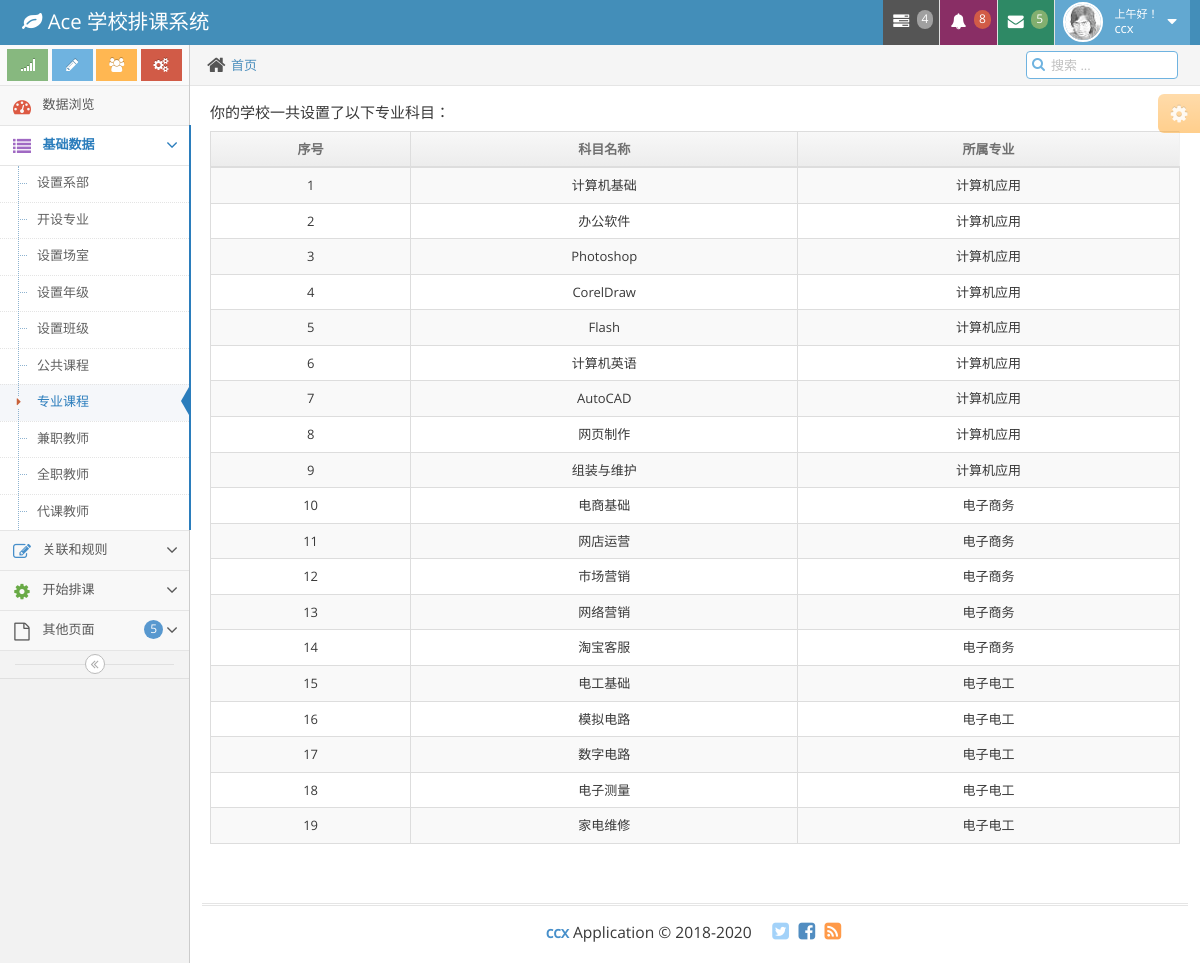
/mydata/6 (signed in), run on the app's committed database.
### apps/mydata/models.py (models this page shows)
class Profess_subjects(models.Model):
	ms_name = models.CharField(max_length=30) #专业科目名字
	ms_pf_name = models.CharField(max_length=30) #所属专业

### apps/mydata/views.py (the view)
@method_decorator(Check_Login,name='dispatch')
class Show(ListView):
	model = models.Department

### apps/users/views.py (called while the page is built)
def Check_Login(func):  #自定义登录验证装饰器
	def warpper(request):
		username = request.session.get('username')
		if username:
			return func(request)
		else:
			return render(request,'users/login.html')
	return warpper

### apps/mydata/templates/mydata/profess_subjects_list.html (shortened to what this page needs)
{% extends "base.html" %}
{% block menu %}
	{% include 'menu.html' %}
{% endblock%}
{% block content %}
	<p><H5>你的学校一共设置了以下专业科目：</H5></p>
	<table id="depart-table" class="table table-striped table-bordered table-hover">
		<thead>
			<tr>
				<th class="center">序号</th>
				<th class="center">科目名称</th>
				<th class="center">所属专业</th>
			</tr>
		</thead>
		<tbody>
			{% for msubline in object_list %}
			<tr>
				<td class="center">{{ msubline.id }}</td>
				<td class="center">{{ msubline.ms_name }}</td>
				<td class="center">{{ msubline.ms_pf_name }}</td>
			</tr>
			{% endfor %}
		</tbody>
	</table>
{% endblock %}

### templates/base.html (shortened to what this page needs)
<!DOCTYPE html>
<html lang="en">
	<head>
		{% load staticfiles %}
		<link rel="stylesheet" href="{%static 'css/bootstrap.min.css'%}" />
		<link rel="stylesheet" href="{%static 'font-awesome/4.5.0/css/font-awesome.min.css'%}" />
		<link rel="stylesheet" href="{%static 'css/ace.min.css'%}" class="ace-main-stylesheet" id="main-ace-style" />
		<link rel="stylesheet" href="{%static 'css/ace-skins.min.css'%}" />
		<link rel="stylesheet" href="{%static 'css/ace-rtl.min.css'%}" />
	</head>
	<body class="no-skin">
		<div id="navbar" class="navbar navbar-default          ace-save-state">
			<div class="navbar-container ace-save-state" id="navbar-container">
				<div class="navbar-header pull-left">
					<a href="{% url 'index' %}" class="navbar-brand">
						<small>
							<i class="fa fa-leaf"></i>
							Ace 学校排课系统
						</small>
					</a>
				</div>
				<div class="navbar-buttons navbar-header pull-right" role="navigation">
					<ul class="nav ace-nav">
						<li class="grey dropdown-modal">
							<a data-toggle="dropdown" class="dropdown-toggle" href="#">
								<i class="ace-icon fa fa-tasks"></i>
								<span class="badge badge-grey">4</span>
							</a>
						</li>
						<li class="purple dropdown-modal">
							<a data-toggle="dropdown" class="dropdown-toggle" href="#">
								<i class="ace-icon fa fa-bell icon-animated-bell"></i>
								<span class="badge badge-important">8</span>
							</a>
						</li>
						<li class="green dropdown-modal">
							<a data-toggle="dropdown" class="dropdown-toggle" href="#">
								<i class="ace-icon fa fa-envelope icon-animated-vertical"></i>
								<span class="badge badge-success">5</span>
							</a>
						</li>
						<li class="light-blue dropdown-modal">
							<a data-toggle="dropdown" href="#" class="dropdown-toggle">
								<img class="nav-user-photo" src="{%static 'images/avatars/user.jpg'%}" alt="Jason's Photo" />
								<span class="user-info">
									<small>
									</small>
										{{ user.username }}
								</span>
								<i class="ace-icon fa fa-caret-down"></i>
							</a>
						</li>
					</ul>
				</div>
			</div>
		</div>
		<div class="main-container ace-save-state" id="main-container">
			<div id="sidebar" class="sidebar                  responsive                    ace-save-state">
				<div class="sidebar-shortcuts" id="sidebar-shortcuts">
					<div class="sidebar-shortcuts-large" id="sidebar-shortcuts-large">
						<button class="btn btn-success">
							<i class="ace-icon fa fa-signal"></i>
						</button>
						<button class="btn btn-info">
							<i class="ace-icon fa fa-pencil"></i>
						</button>
						<button class="btn btn-warning">
							<i class="ace-icon fa fa-users"></i>
						</button>
						<button class="btn btn-danger">
							<i class="ace-icon fa fa-cogs"></i>
						</button>
					</div>
				</div>
				{% block menu %}{% endblock%}
						<div class="nav-search" id="nav-search">
							<form class="form-search">
								<span class="input-icon">
									<input type="text" placeholder="搜索 ..." class="nav-search-input" id="nav-search-input" autocomplete="off" />
									<i class="ace-icon fa fa-search nav-search-icon"></i>
								</span>
							</form>
						</div>
					</div>
					<div class="page-content">
						<div class="ace-settings-container" id="ace-settings-container">
							<div class="btn btn-app btn-xs btn-warning ace-settings-btn" id="ace-settings-btn">
								<i class="ace-icon fa fa-cog bigger-130"></i>
							</div>
						</div>
						<div class="row">
							<div class="col-xs-12">
								{% block content %}{% endblock %}
							</div>
						</div>
					</div>
				</div>
			</div>
			<div class="footer">
				<div class="footer-inner">
					<div class="footer-content">
						<span class="bigger-120">
							<span class="blue bolder">ccx</span>
							Application &copy; 2018-2020
						</span>
						<span class="action-buttons">
							<a href="#">
								<i class="ace-icon fa fa-twitter-square light-blue bigger-150"></i>
							</a>
							<a href="#">
								<i class="ace-icon fa fa-facebook-square text-primary bigger-150"></i>
							</a>
							<a href="#">
								<i class="ace-icon fa fa-rss-square orange bigger-150"></i>
							</a>
						</span>
					</div>
				</div>
			</div>
		</div>
	</body>
</html>

### data on the page
Profess_subjects: id "1", ms_name "计算机基础", ms_pf_name "计算机应用"
Profess_subjects: id "2", ms_name "办公软件", ms_pf_name "计算机应用"
Profess_subjects: id "3", ms_name "Photoshop", ms_pf_name "计算机应用"
Profess_subjects: id "4", ms_name "CorelDraw", ms_pf_name "计算机应用"
Profess_subjects: id "5", ms_name "Flash", ms_pf_name "计算机应用"
Profess_subjects: id "6", ms_name "计算机英语", ms_pf_name "计算机应用"
Profess_subjects: id "7", ms_name "AutoCAD", ms_pf_name "计算机应用"
Profess_subjects: id "8", ms_name "网页制作", ms_pf_name "计算机应用"
Profess_subjects: id "9", ms_name "组装与维护", ms_pf_name "计算机应用"
Profess_subjects: id "10", ms_name "电商基础", ms_pf_name "电子商务"
Profess_subjects: id "11", ms_name "网店运营", ms_pf_name "电子商务"
Profess_subjects: id "12", ms_name "市场营销", ms_pf_name "电子商务"
Profess_subjects: id "13", ms_name "网络营销", ms_pf_name "电子商务"
Profess_subjects: id "14", ms_name "淘宝客服", ms_pf_name "电子商务"
Profess_subjects: id "15", ms_name "电工基础", ms_pf_name "电子电工"
Profess_subjects: id "16", ms_name "模拟电路", ms_pf_name "电子电工"
Profess_subjects: id "17", ms_name "数字电路", ms_pf_name "电子电工"
Profess_subjects: id "18", ms_name "电子测量", ms_pf_name "电子电工"
Profess_subjects: id "19", ms_name "家电维修", ms_pf_name "电子电工"

### other printed values
{{ user.username }} "ccx"
